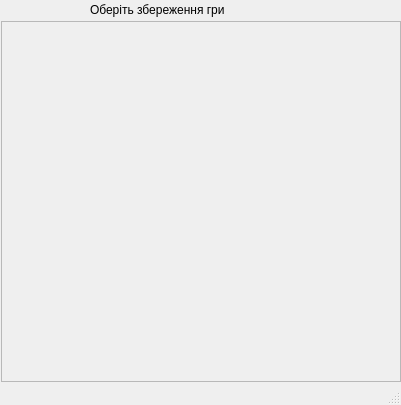
<?xml version="1.0" encoding="UTF-8"?>
<ui version="4.0">
 <class>DownloadWindow</class>
 <widget class="QMainWindow" name="DownloadWindow">
  <property name="geometry">
   <rect>
    <x>0</x>
    <y>0</y>
    <width>401</width>
    <height>405</height>
   </rect>
  </property>
  <property name="windowTitle">
   <string>MainWindow</string>
  </property>
  <widget class="QWidget" name="centralwidget">
   <widget class="QScrollArea" name="scrollArea">
    <property name="geometry">
     <rect>
      <x>1</x>
      <y>21</y>
      <width>400</width>
      <height>361</height>
     </rect>
    </property>
    <property name="widgetResizable">
     <bool>true</bool>
    </property>
    <widget class="QWidget" name="scrollAreaWidgetContents">
     <property name="geometry">
      <rect>
       <x>0</x>
       <y>0</y>
       <width>398</width>
       <height>359</height>
      </rect>
     </property>
    </widget>
   </widget>
   <widget class="QLabel" name="label">
    <property name="geometry">
     <rect>
      <x>90</x>
      <y>0</y>
      <width>211</width>
      <height>20</height>
     </rect>
    </property>
    <property name="text">
     <string>Оберіть збереження гри </string>
    </property>
   </widget>
  </widget>
  <widget class="QMenuBar" name="menubar">
   <property name="geometry">
    <rect>
     <x>0</x>
     <y>0</y>
     <width>401</width>
     <height>26</height>
    </rect>
   </property>
  </widget>
  <widget class="QStatusBar" name="statusbar"/>
 </widget>
 <resources/>
 <connections/>
</ui>
